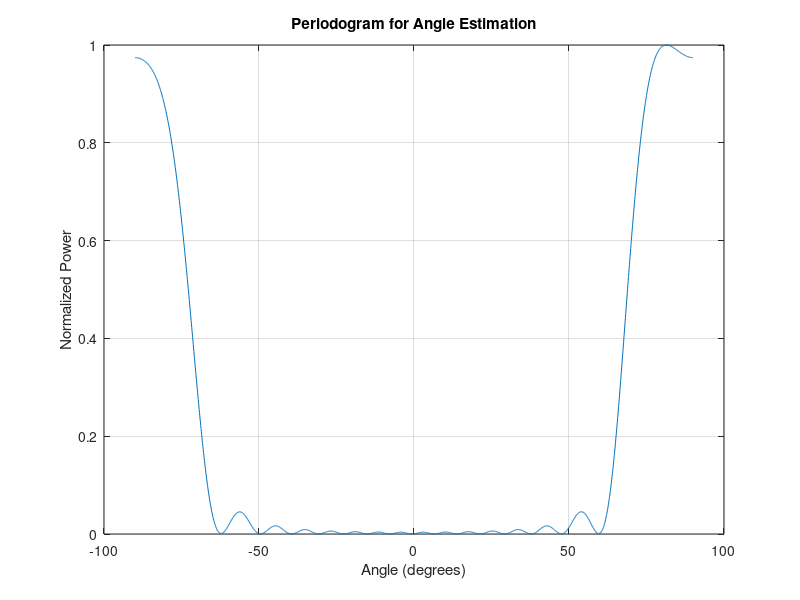

MATLAB code to generate this figure:
clc;
clear;

% Parameters
M = 4;
Ntargs = 3; % Number of targets
c0 = 3e8;
fc = 28e9; % Carrier frequency
lambda = c0 / fc;
NAp = 16;
elemT = (0:NAp-1)';
elemR = (0:NAp-1)';
wavelen = c0 / fc;
d = wavelen / 2;
k = 2 * pi / wavelen;

% Generate random angles
ApAng = (rand - 0.5) * 180;
AngT = (rand(1, M) - 0.5) * 180;
At = exp(1j * elemT * k * d * sind(AngT)) / sqrt(NAp);
AtH = At';

AngR = (rand(1, Ntargs) - 0.5) * 180;
Ar = exp(1j * elemR * k * d * sind(AngR)) / sqrt(NAp);

% Received signal
x = zeros(NAp, M, Ntargs);
for n = 1:Ntargs
    for m = 1:M
        x(:,m,n) = Ar(:,n) * (AtH(m,:) * At(:,m)); 
    end 
end

% Summing received signals
RxSignal = sum(sum(x, 3), 2);

% Angle estimation using periodogram
angles = -90:0.1:90; % Angle grid
P = zeros(size(angles));

for idx = 1:length(angles)
    steering_vector = exp(1j * elemR * k * d * sind(angles(idx))) / sqrt(NAp);
    P(idx) = abs(steering_vector' * RxSignal)^2;
end

% Normalize periodogram
P = P / max(P);

% Plot periodogram
figure;
plot(angles, P);
xlabel('Angle (degrees)');
ylabel('Normalized Power');
title('Periodogram for Angle Estimation');
grid on;

% Display estimated angle
[~, maxIdx] = max(P);
estimated_angle = angles(maxIdx);
disp(['Estimated Angle: ', num2str(estimated_angle), ' degrees']);